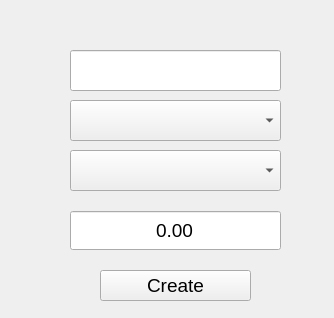
<?xml version="1.0" encoding="UTF-8"?>
<ui version="4.0">
 <class>NewWalletWindow</class>
 <widget class="QWidget" name="NewWalletWindow">
  <property name="geometry">
   <rect>
    <x>0</x>
    <y>0</y>
    <width>334</width>
    <height>318</height>
   </rect>
  </property>
  <property name="windowTitle">
   <string>Form</string>
  </property>
  <widget class="QComboBox" name="cbCurrency">
   <property name="geometry">
    <rect>
     <x>70</x>
     <y>100</y>
     <width>211</width>
     <height>41</height>
    </rect>
   </property>
   <property name="font">
    <font>
     <family>Leelawadee UI</family>
     <pointsize>14</pointsize>
    </font>
   </property>
  </widget>
  <widget class="QLineEdit" name="eName">
   <property name="geometry">
    <rect>
     <x>70</x>
     <y>50</y>
     <width>211</width>
     <height>41</height>
    </rect>
   </property>
   <property name="font">
    <font>
     <family>Leelawadee UI</family>
     <pointsize>14</pointsize>
    </font>
   </property>
   <property name="maxLength">
    <number>12</number>
   </property>
   <property name="alignment">
    <set>Qt::AlignCenter</set>
   </property>
  </widget>
  <widget class="QPushButton" name="bCreate">
   <property name="geometry">
    <rect>
     <x>100</x>
     <y>270</y>
     <width>151</width>
     <height>31</height>
    </rect>
   </property>
   <property name="font">
    <font>
     <family>Leelawadee UI</family>
     <pointsize>14</pointsize>
    </font>
   </property>
   <property name="text">
    <string>Create</string>
   </property>
  </widget>
  <widget class="QDoubleSpinBox" name="value">
   <property name="geometry">
    <rect>
     <x>70</x>
     <y>210</y>
     <width>211</width>
     <height>41</height>
    </rect>
   </property>
   <property name="font">
    <font>
     <family>Leelawadee UI</family>
     <pointsize>14</pointsize>
    </font>
   </property>
   <property name="wrapping">
    <bool>false</bool>
   </property>
   <property name="frame">
    <bool>true</bool>
   </property>
   <property name="alignment">
    <set>Qt::AlignCenter</set>
   </property>
   <property name="buttonSymbols">
    <enum>QAbstractSpinBox::NoButtons</enum>
   </property>
   <property name="correctionMode">
    <enum>QAbstractSpinBox::CorrectToPreviousValue</enum>
   </property>
   <property name="decimals">
    <number>2</number>
   </property>
   <property name="minimum">
    <double>-999999999.000000000000000</double>
   </property>
   <property name="maximum">
    <double>999999999.000000000000000</double>
   </property>
  </widget>
  <widget class="QComboBox" name="cbInclusion">
   <property name="geometry">
    <rect>
     <x>70</x>
     <y>150</y>
     <width>211</width>
     <height>41</height>
    </rect>
   </property>
   <property name="font">
    <font>
     <family>Leelawadee UI</family>
     <pointsize>11</pointsize>
    </font>
   </property>
  </widget>
 </widget>
 <resources/>
 <connections/>
</ui>
